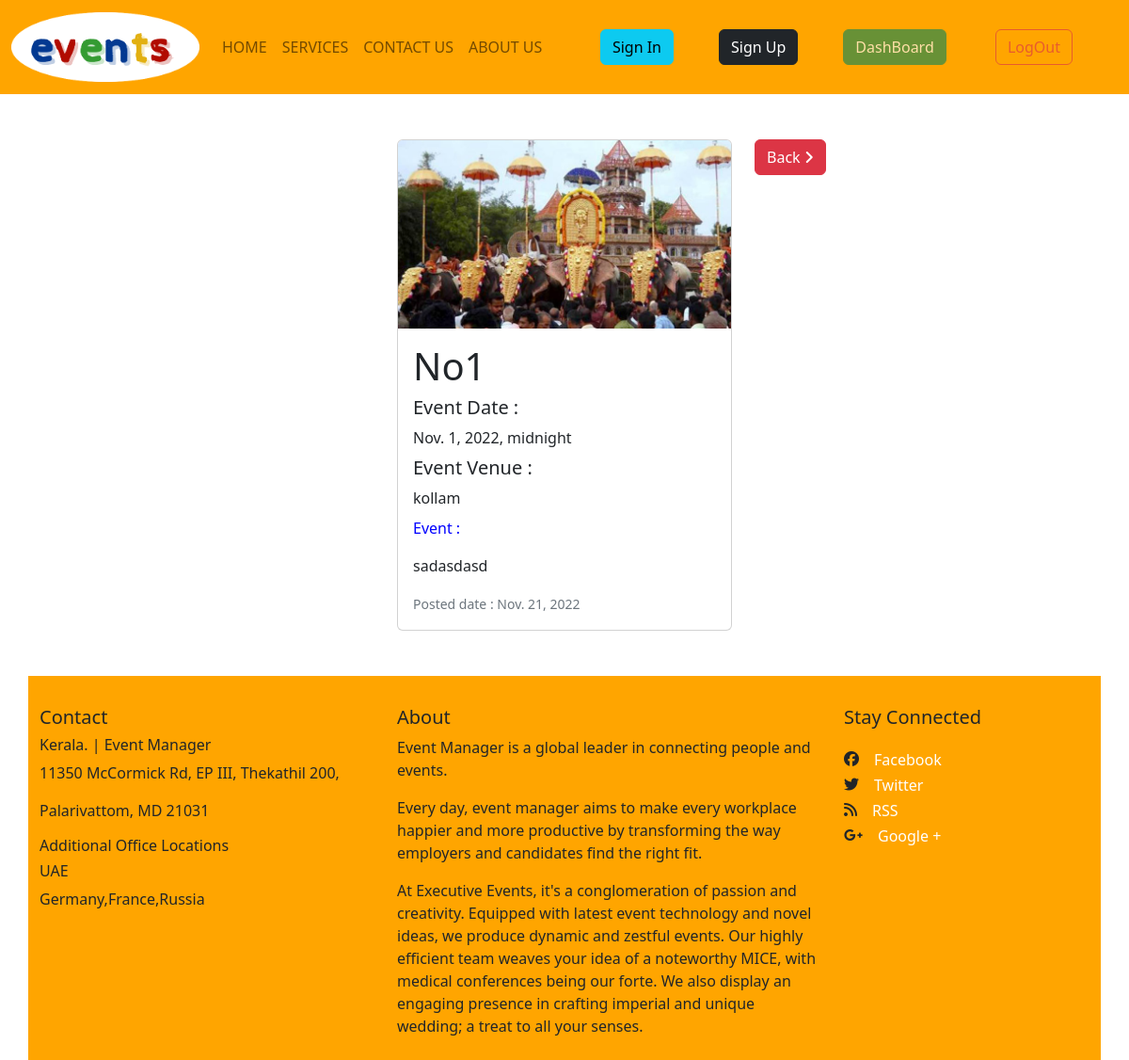
Screenshot of /post_detail/5 with the database file from the repository.
### apps/post/models.py (models this page shows)
class PostModel(models.Model):
    user = models.ForeignKey(User, on_delete=models.CASCADE)
    event_title = models.CharField(max_length=120, null=False)
    event_date = models.DateField(null=False)
    content = models.TextField(null=False)
    location = models.CharField(max_length=200, null=False)
    date = models.DateField(auto_now_add=True)
    pic = models.ImageField(upload_to='events',
                            validators=[FileExtensionValidator(allowed_extensions=['jpeg', 'png', 'jpg'])], null=False,
                            blank=False)

### apps/post/views.py (the view)
# urls.py: path('post_detail/<int:pk>', post_views.PostDetailView.as_view(), name="post_detail"),
class PostDetailView(DetailView):
    template_name = "eventWebsite/post_detail.html"
    model = PostModel
    context_object_name = "post" # with this data can be accessed in front end html

### templates/eventWebsite/post_detail.html
{% extends 'eventWebsite/base.html' %}
{% block content %}
{%load static%}
<div class="container">
    <div class="row mt-5">
        <div class="col-4"></div>
        <div class="col-4">
            <div class="card mb-5">
                <img src={{post.pic.url}} class="card-img-top" alt="...">
                <div class="card-body">
                    <h1 class="card-title">{{post.event_title}}</h1>
                    <h5 class="card-title">Event Date :</h5>
                    <p class="card-title">{{post.event_date}}</p>
                    <h5 class="card-title">Event Venue :</h5>
                    <p class="card-title">{{post.location}}</p>
                    <p style="color:blue">Event :</p>
                    <p class="card-text">{{post.content}}</p>
                    <p class="card-text"><small class="text-muted">Posted date : {{post.date}}</small></p>
                </div>
            </div>
        </div>
        <div class="col-4">
            <button class="btn btn-danger" onclick="history.back()"> Back
                <i class="fa-solid fa-angle-right"> </i></button>
        </div>
    </div>
</div>
{%endblock%}

### rows the page displays
PostModel: pic (picture), event_title "No1", event_date "Nov. 1, 2022, midnight", location "kollam", content "sadasdasd", date "Nov. 21, 2022"
